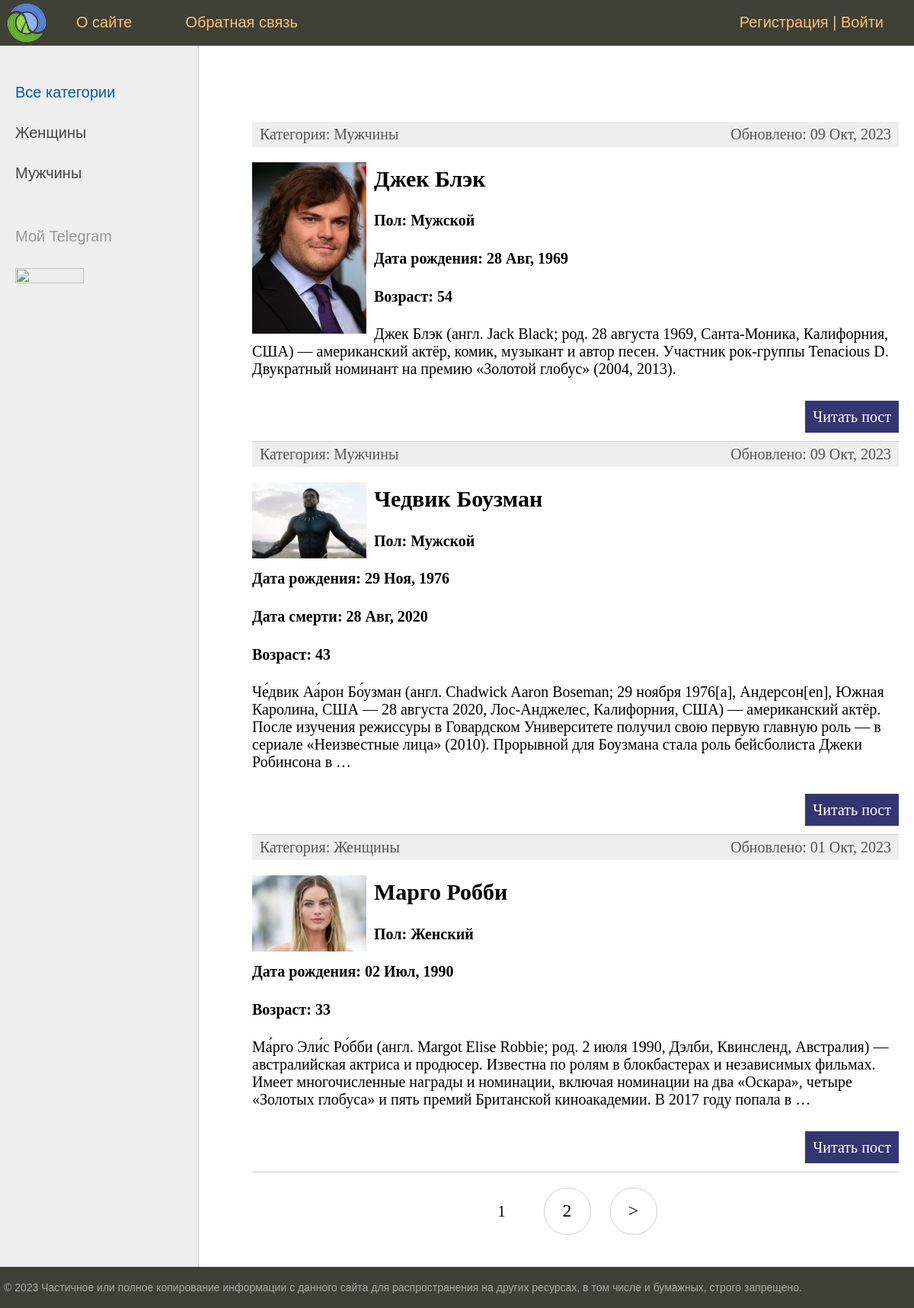
The app's page /, older data.
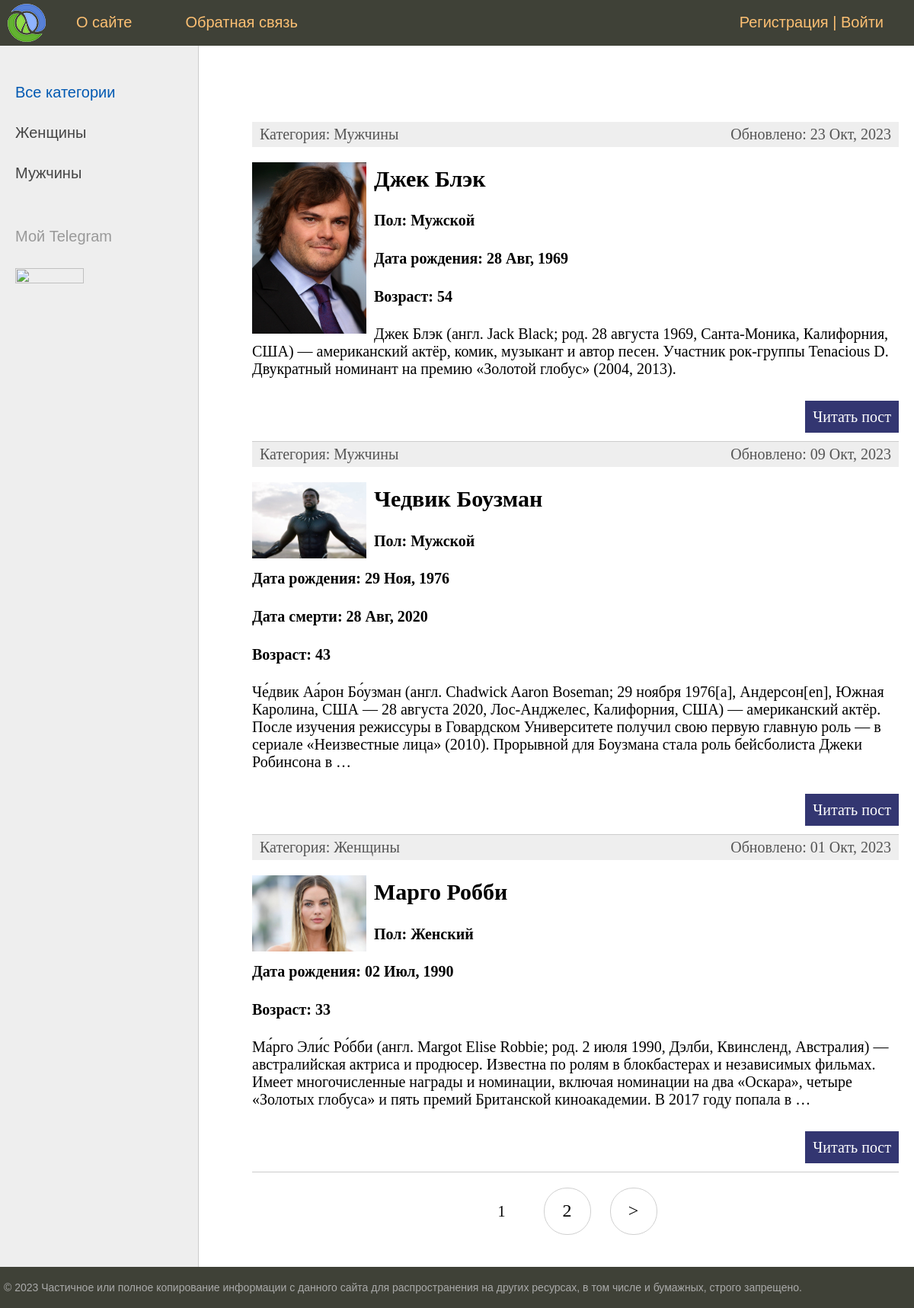
The same page, newer data.
### actors/models.py (models this page shows, shortened)
class Actors(models.Model):
    title = models.CharField(max_length=255, verbose_name='Заголовок')
    slug = models.SlugField(max_length=100, unique=True, db_index=True, verbose_name='URL')
    sex = models.CharField(max_length=100, verbose_name='Пол')
    birth = models.DateField(blank=True, verbose_name='Дата рождения')
    death = models.DateField(blank=True, null=True, verbose_name='Дата смерти')
    bio = models.TextField(blank=True, verbose_name='Биография')
    photo = models.ImageField(blank=True, null=True, upload_to='photos%Y/%m/%d/', verbose_name='Фото')
    crt_time = models.DateTimeField(auto_now_add=True, verbose_name='Время создания')
    upd_time = models.DateTimeField(auto_now=True, verbose_name='Время обновления')
    is_published = models.BooleanField(default=True, verbose_name='Публикация')
    cat = models.ForeignKey('Category', on_delete=models.PROTECT, verbose_name='Категория')
    def get_age(self):
        b_s = str(self.birth)
        date_format = '%Y-%m-%d'
        if self.death is None:
            temp = datetime.today() - datetime.strptime(b_s, date_format)
        else:
            d_s = str(self.death)
            temp = datetime.strptime(d_s, date_format) - datetime.strptime(b_s, date_format)
        return temp.days // 365
    def get_absolute_url(self):
        return reverse('post', kwargs={'post_slug': self.slug})
    class Meta:
        verbose_name = 'актёров'
        verbose_name_plural = 'Актёры'
        ordering = ['-crt_time', 'title']

class Category(models.Model):
    name = models.CharField(max_length=100, db_index=True, verbose_name="Категория")
    slug = models.SlugField(max_length=255, unique=True, db_index=True, verbose_name="URL")
    def __str__(self):
        return self.name
    def get_absolute_url(self):
        return reverse('category', kwargs={'cat_id': self.pk})
    class Meta:
        verbose_name = 'категорию'
        verbose_name_plural = 'Категории'
        ordering = ['id']

### actors/views.py (the view)
# urls.py: path('', ActorsHome.as_view(), name='home'),
class ActorsHome(DataMixin, ListView):
    model = Actors
    template_name = 'actors/startpage.html'
    context_object_name = 'posts'
    def get_context_data(self, *, object_list=None, **kwargs):
        context = super().get_context_data(**kwargs)
        c_def = self.get_user_context(title='Главная страница')
        return dict(list(context.items()) + list(c_def.items()))
    def get_queryset(self):
        return Actors.objects.filter(is_published=True)

### actors/templatetags/actors_tags.py (called while the page is built)
@register.inclusion_tag('actors/list_categories.html')
def show_categories(sort=None, cat_selected=0):
    if not sort:
        cats = Category.objects.annotate(Count('actors'))
    else:
        cats = Category.objects.annotate(Count('actors')).order_by(sort)
    return {'cats': cats, 'cat_selected': cat_selected}

### actors/utils.py (called while the page is built)
    def get_user_context(self, **kwargs):
        context = kwargs
        cats = Category.objects.all()
        user_menu = menu.copy()
        if not self.request.user.is_authenticated:
            user_menu.pop(1)
        context['menu'] = user_menu
        context['cats'] = cats
        if 'cat_selected' not in context:
            context['cat_selected'] = 0
        return context

### actors/templates/actors/startpage.html (shortened to what this page needs)
{% extends 'actors/base.html' %}
{% block content %}
<ul class="list-articles">
	{% for p in posts %}
			<li><div class="article-panel">
				<p class="first">Категория: {{p.cat}}</p>
				<p class="last">Обновлено: {{p.upd_time|date:'d M, Y'}}</p>
			</div>
{% if p.photo %}
	<p><img class="img-article-left thumb" src="{{p.photo.url}}"></p>
{% endif %}
				<h2>{{p.title}}</h2>
				<h4>Пол: {{p.sex}}</h4>
				<h4>Дата рождения: {{p.birth|date:'d M, Y'}}</h4>
				{% if p.death %}
				<h4>Дата смерти: {{p.death|date:'d M, Y'}}</h4>
				{% endif %}
				<h4>Возраст: {{p.get_age}}</h4>
	{% autoescape on %}
	{{p.bio|linebreaks|truncatewords:50}}
	{% endautoescape %}
			<p class="link-read-post"><a href="{{p.get_absolute_url}}">Читать пост</a></p>
			</li>
	{% endfor %}
</ul>
{% endblock %}

Row changes from the older to the newer data that the page shows:
changed Actors "Джек Блэк": upd_time "09 Окт, 2023" → "23 Окт, 2023"
